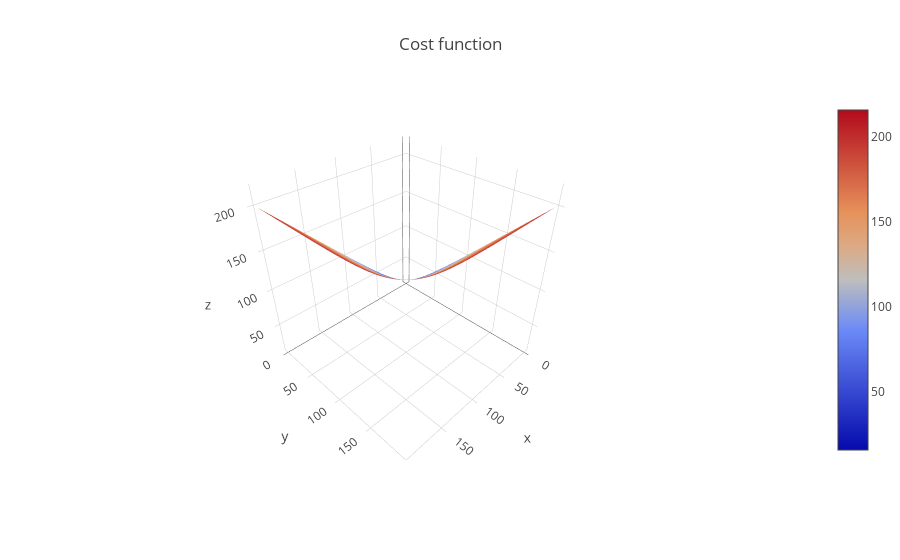

The notebook cell this image was saved under:
### Code cell
@interact(b=(0.5, 30.0, 1))
def plot(b=1):
    z = LMSR(x, y, b)
    trace1 = go.Surface(x = x, y = y, z=z, name="Cost function")     
    data=[trace1]
    layout = go.Layout(
        title='Cost function',

        margin=dict(
            l=0,
            r=0,
            b=100,
            t=100
        ),
        xaxis = dict(
            title="amount x bought",
        ),
        yaxis = dict(
            title="amount y bought",
        )
    )
    fig = go.Figure(data=data, layout=layout)
    URL = plotly.offline.iplot(fig, filename='Costfunction-3d-surface.html')

### Figure 1 — Plotly figure (JSON) as saved in the notebook; plotly's stock layout.template omitted (floating-point values rounded to 4 significant figures; data arrays with more than 128 entries replaced by an {"elided": "..."} marker saying what was removed)
{"data": [{"name": "Cost function", "type": "surface", "x": {"elided": "32x32 float values"}, "y": {"elided": "32x32 float values"}, "z": {"elided": "32x32 float values"}}], "layout": {"margin": {"b": 100, "l": 0, "r": 0, "t": 100}, "title": "Cost function", "xaxis": {"title": "amount x bought"}, "yaxis": {"title": "amount y bought"}}}
